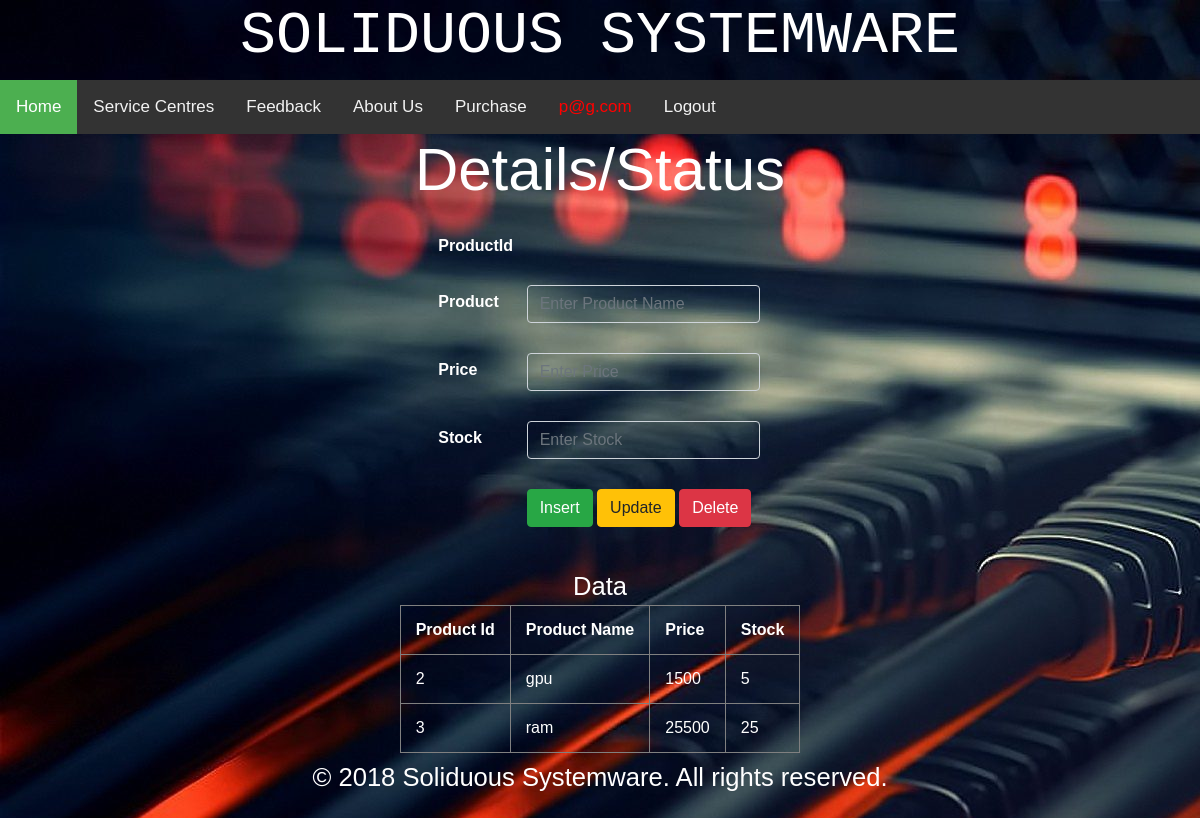
Page /product.php (signed in) on the committed database.
### tables this page shows
CREATE TABLE `product_details` (
  `product_id` int(10) NOT NULL,
  `pname` varchar(50) NOT NULL,
  `pcost` int(10) NOT NULL,
  `stock` int(10) NOT NULL
);

### product.php (the view, shortened to what this page needs)
<html>
    <head>
	<link rel="stylesheet" href="https://stackpath.bootstrapcdn.com/bootstrap/4.1.3/css/bootstrap.min.css">
    </head>
    <body style="background-image:url('img6.jpg')">
    <center>
<h1   style="font-size:5vw; font-family:courier; text-align:center; font-color:#000000;">SOLIDUOUS SYSTEMWARE</h1>
<div class="topnav">
        <a class="active" href="homepage.php">Home</a>
        <a href="http://localhost/miniproject/ajax.php">Service Centres</a>
            <a href="http://localhost/miniproject/form2.html">Feedback</a>
            <a href="http://localhost/miniproject/aboutus.php">About Us</a>
            <?php
            if (!isset($_SESSION['email'])) {
                ?>
                <a href="form1.html">Login</a>
                <a href="customer.html">Registration</a>
            <?php } else {
                if ($_SESSION['email'] === "admin"){
                ?>
                <a href='custdetails.php'>Customer Details</a>
                <a href='product.php'>Product Details</a>
                <a href="orders.php">Orders</a>
                <a href="vfeedback.php">View Feedback</a>
                <a style='color:red'><?php echo $_SESSION['email'] ?></a>
                <a href="logout.php">Logout</a>
            <?php } else {?>
                <a href="addtocard.php">Purchase</a>
                <a style='color:red'><?php echo $_SESSION['email'] ?></a>
                <a href="logout.php">Logout</a>
            <?php } }?>
         </div>
        <h5  style="font-size:5vw"> Details/Status </h5>
        <form id="form1" name='product' action="productdetails.php" method="post">
            <table name='table_form'>
                <tr >
                    <th class="col1" >ProductId </th> <th class="col2" > <input type="hidden"  class="form-control transparent-input" placeholder="Enter Id" name="product_id" id="product_id" > </th>
                </tr>
                <tr >
                    <th class="col1" >Product </th> <th class="col2" > <input type="text" class="form-control transparent-input" placeholder="Enter Product Name" name="product_name" id="product_name" > </th>
                </tr>
                <tr >
                    <th class="col1" >Price </th> <th class="col2" ><input type="number" min="1" class="form-control transparent-input" placeholder="Enter Price" name="price" id="price"> </th>
                </tr>
                <tr >
                    <th class="col1" >Stock </th> <th class="col2" ><input type="number" min="1" class="form-control transparent-input" placeholder="Enter Stock" name="stock" id="stock"> </th>
                </tr>
                <tr >
                    <th class="col1" > </th> <th class="col2" > <button type="submit" class="btn btn-success" id="Insert" name="Insert" onclick="return validation()">Insert</button> <button type="submit" id="Update" class="btn btn-warning" name="Update" onclick="return validation()">Update</button> <button type="submit" class="btn btn-danger" id="Delete" name="Delete">Delete</button></th>
                </tr>
                </table>
       </form>
        <?php
            $servername = "localhost";
            $username = "root";
            $password = "";
            $dbname = "miniproject";
            $conn = mysqli_connect($servername, $username, $password, $dbname);
            echo "Data";
            $sql = "SELECT * from product_details";
            $result = $conn->query($sql);
            if ($result->num_rows > 0) {
                echo "<table id='table_form' border=1>";
                echo "<tr>";
                echo "<th>"; echo "Product Id"; echo "</th>";
                echo "<th>"; echo "Product Name"; echo "</th>";
                echo "<th>"; echo "Price"; echo "</th>";
                echo "<th>"; echo "Stock"; echo "</th>";
                echo "</tr>";
                while($row = $result->fetch_assoc()) {
                    echo "<td>" . $row["product_id"] . "</td>";
                    echo "<td>" . $row["pname"] . "</td>";
                    echo "<td>" . $row["pcost"] . "</td>";
                    echo "<td>" . $row["stock"] . "</td>";
                }
                echo "</table>";
            } else {
                echo "0 results";
            }
        ?>
          <footer  style="text-align: center; padding: 5px">
            <p>
                © 2018 Soliduous Systemware. All rights reserved.
            </p>
        </footer>
        </center>
    </body>
</html>

### product.php (style rules this page uses)
body { margin: 0; font-family: Arial, Helvetica, sans-serif; }
.topnav { overflow: hidden; background-color: #333; }
.topnav a { float: left; color: #f2f2f2; text-align: center; padding: 14px 16px; text-decoration: none; font-size: 17px; }
.topnav a.active { background-color: #4CAF50; color: white; }
body { background-image: url("img1.jpeg"); color: white; }
input.transparent-input { background-color:rgba(0,0,0,0); color: white; }
th, td { padding: 15px; }
@media screen and (min-width:900px) { body { font-size:1.6rem; center:50% } }
.col1 { float:left; width:25%; margin-top:8px; }
.col2 { float:left; }

### rows in the picture
product_details: product_id "2", pname "gpu", pcost "1500", stock "5"
product_details: product_id "3", pname "ram", pcost "25500", stock "25"

### other values in the picture
$_SESSION['email'] "p@g.com"
